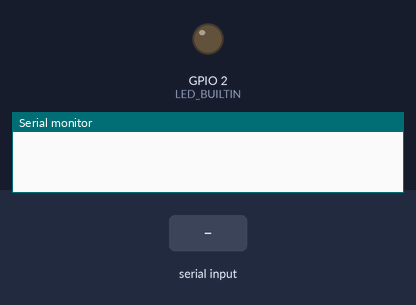
This sketch was run on a simulated ESP32. On the bench: output pins drawn as LEDs (lit = HIGH), the last lines printed to the serial monitor. Dashed ring = blinking. Inputs (shaded band) come from the test bench.

Above: at 0.0 s.
At 2.2 s:
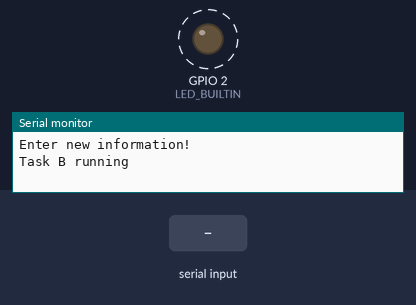
2.3 s: "delay \n" received over Serial
4.5 s: "90,45\n" received over Serial
6.5 s: "0\n" received over Serial
Timing chart, 0 to 14.5 s (numbered marks = the images above; inputs shaded):
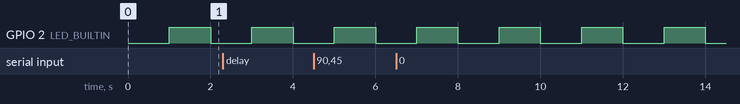

Measured:
- by itself, GPIO 2 (LED_BUILTIN): alternates HIGH for 1.0 s and LOW for 1.0 s

The sketch:

queue.ino
```cpp
#include <Arduino.h>
#include "freertos/FreeRTOS.h"
#include "freertos/task.h"

#include "string.h"
#include "stdlib.h"

#if CONFIG_FREERTOS_UNICORE
  static const BaseType_t app_cpu = 0;
#else
  static const BaseType_t app_cpu = 1;
#endif

static const uint8_t buf_len = 255;
static const uint8_t queue_len = 10;
static uint32_t timer = 1000;

// Queues to be used
static QueueHandle_t queue_1; // stores delay variables
static QueueHandle_t queue_2; // stores information on LED blink times and serial data

// Tasks to implement
static TaskHandle_t task_A; // prints Q2 data to serial and monitors serial comms, echoes serial data, updates Q2 on delay values.
static TaskHandle_t task_B; // monitors Q1 for delay var, blinks LED and keeps track of blinks to send to Q2

//Task A
void taskA(void *pvParameters){
  static char *data = NULL;
  int c;
  int idx = 0;
  char buffer[buf_len] ={0};
  char msg_rec[50];

  memset(buffer, 0, buf_len);

  // listening to the serial
  while(1){
    // Receive and print messages from queue_2 (e.g., "Blinked")
    if (xQueueReceive(queue_2, msg_rec, 0) == pdTRUE){
      Serial.println(msg_rec);
    }

    // Read serial input
    if (Serial.available() > 0){
      c = Serial.read();

      if (c != '\n' && idx < buf_len - 1){
        buffer[idx++] = c;
      }
      else if (c == '\n'){
        buffer[idx] = '\0'; // Null-terminate the string

        // Echo input
        Serial.println(buffer);

        // Check if input starts with "delay "
        if (strncmp(buffer, "delay ", 6) == 0){
          char *endptr;
          int val = strtol(&buffer[6], &endptr, 10);
          if (endptr != &buffer[6]) {
            timer = val;
            xQueueSend(queue_1, &timer, 0);
          }
        }
        // Reset buffer
        idx = 0;
        memset(buffer, 0, buf_len);
      }
    }
  }
  vTaskDelay(1000 / portTICK_PERIOD_MS);
}

void LED_blink(int freq){
  digitalWrite(LED_BUILTIN, HIGH);
  delay(freq);
  digitalWrite(LED_BUILTIN, LOW);
  delay(freq);
}

void taskB(void *pvParameters){

  Serial.println("Task B running");
  //Read values from Q2 to get delay value.
  int blink = 0;
  char msg[] = "Blinked";

  while(1){
    int new_delay;
    // Monitors Q1 and stores values in vairable delay.
    if(xQueueReceive(queue_1, &new_delay, 0) == pdTRUE){
      timer = new_delay;
    }

    // toggle the LED
    LED_blink(timer);
    blink++;

    // count numner of blinks and send "Blinked" if LED blinks 100 times.
    if(blink % 100 == 0){
      xQueueSend(queue_2, (void *)msg, 0);
    }
  }
  vTaskDelay(1000 / portTICK_PERIOD_MS);
}

void setup() {
  // put your setup code here, to run once:
  Serial.begin(115200);
  vTaskDelay(1000 / portTICK_PERIOD_MS);

  // Creating the queues
  queue_1 = xQueueCreate(queue_len, sizeof(uint32_t)); // stores value of timer, an integer from task A.
  queue_2 = xQueueCreate(queue_len, sizeof(char) * 10); //stores "Blinked" message, a string from task B.

  pinMode(LED_BUILTIN, OUTPUT);

  Serial.println("Enter new information!");
  xTaskCreatePinnedToCore(
    taskA,
    "Task A",
    4096,
    NULL,
    1,
    &task_A,
    app_cpu
  );

  xTaskCreatePinnedToCore(
    taskB,
    "Task B",
    2048,
    NULL,
    1,
    &task_B,
    app_cpu
  );
}

void loop() {
  // put your main code here, to run repeatedly:

}
```
